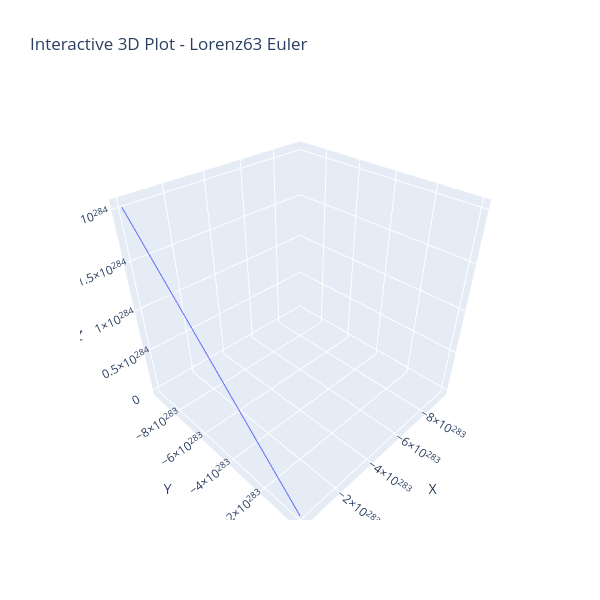
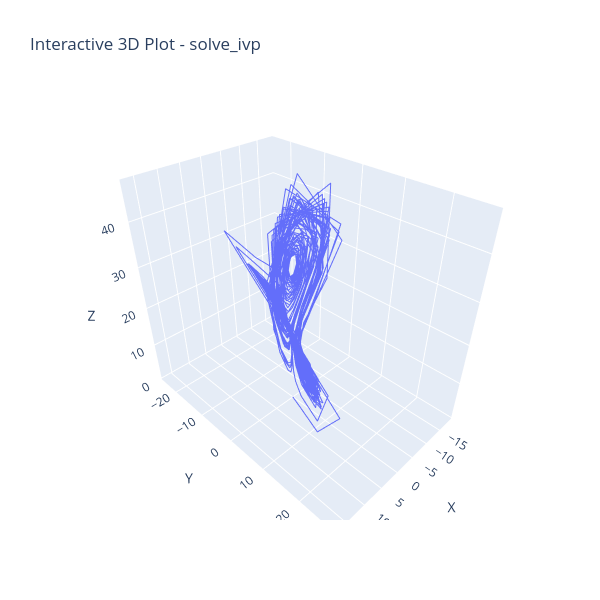
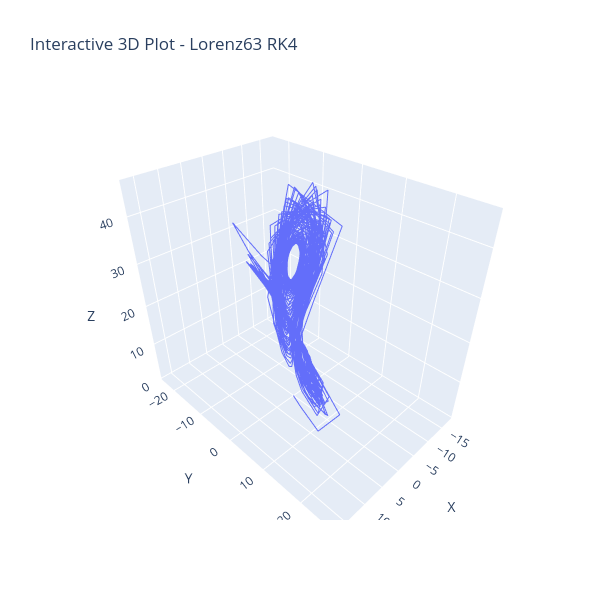

Notebook code cell kept with these figures, in order:
### Code cell
# !!! Turn plotting into a function


# def create_3d_plot(data, title):
#     df = pd.DataFrame(data)
#     fig = px.scatter_3d(df, x='X', y='Y', z='Z', title=title)
#     fig.update_traces(mode='lines', line=dict(width=2))
#     fig.update_layout(width=600, height=600)
#     return fig

#Euler Interactive 3D Plot
df = pd.DataFrame({
    'X': Y_euler[0, :],
    'Y': Y_euler[1, :],
    'Z': Y_euler[2, :]
})

fig = px.scatter_3d(df, x='X', y='Y', z='Z', title="Interactive 3D Plot - Lorenz63 Euler")
fig.update_traces(mode='lines', line=dict(width=2))
fig.update_layout(width=600, height=600,
#     scene=dict(
#         xaxis=dict(visible=False),
#         yaxis=dict(visible=False),
#         zaxis=dict(visible=False),
#         bgcolor="rgba(0,0,0,0)"
#     ),
#     paper_bgcolor="white",
)
fig.show()

df = pd.DataFrame({
    'X': y_ivp[0, :],
    'Y': y_ivp[1, :],
    'Z': y_ivp[2, :]
})

fig = px.scatter_3d(df, x='X', y='Y', z='Z', title="Interactive 3D Plot - solve_ivp")
fig.update_traces(mode='lines', line=dict(width=2))
fig.update_layout(width=600, height=600)
fig.show()

df=pd.DataFrame({
    'X': Y[0, :],
    'Y': Y[1, :],
    'Z': Y[2, :]
})

fig = px.scatter_3d(df, x='X', y='Y', z='Z', title="Interactive 3D Plot - Lorenz63 RK4")
fig.update_traces(mode='lines', line=dict(width=2))
fig.update_layout(width=600, height=600)
fig.show()

### Figure 1 — Plotly figure (JSON) as saved in the notebook; plotly's stock layout.template omitted (floating-point values rounded to 4 significant figures; data arrays with more than 128 entries replaced by an {"elided": "..."} marker saying what was removed)
{"data": [{"hovertemplate": "X=%{x}<br>Y=%{y}<br>Z=%{z}<extra></extra>", "legendgroup": "", "line": {"width": 2}, "marker": {"color": "#636efa", "symbol": "circle"}, "mode": "lines", "name": "", "scene": "scene", "showlegend": false, "type": "scatter3d", "x": {"elided": "1001 float values"}, "y": {"elided": "1001 float values"}, "z": {"elided": "1001 float values"}}], "layout": {"height": 600, "legend": {"tracegroupgap": 0}, "scene": {"domain": {"x": [0, 1], "y": [0, 1]}, "xaxis": {"title": {"text": "X"}}, "yaxis": {"title": {"text": "Y"}}, "zaxis": {"title": {"text": "Z"}}}, "title": {"text": "Interactive 3D Plot - Lorenz63 Euler"}, "width": 600}}

### Figure 2 — Plotly figure (JSON) as saved in the notebook; plotly's stock layout.template omitted (floating-point values rounded to 4 significant figures; data arrays with more than 128 entries replaced by an {"elided": "..."} marker saying what was removed)
{"data": [{"hovertemplate": "X=%{x}<br>Y=%{y}<br>Z=%{z}<extra></extra>", "legendgroup": "", "line": {"width": 2}, "marker": {"color": "#636efa", "symbol": "circle"}, "mode": "lines", "name": "", "scene": "scene", "showlegend": false, "type": "scatter3d", "x": {"elided": "1001 float values"}, "y": {"elided": "1001 float values"}, "z": {"elided": "1001 float values"}}], "layout": {"height": 600, "legend": {"tracegroupgap": 0}, "scene": {"domain": {"x": [0, 1], "y": [0, 1]}, "xaxis": {"title": {"text": "X"}}, "yaxis": {"title": {"text": "Y"}}, "zaxis": {"title": {"text": "Z"}}}, "title": {"text": "Interactive 3D Plot - solve_ivp"}, "width": 600}}

### Figure 3 — Plotly figure (JSON) as saved in the notebook; plotly's stock layout.template omitted (floating-point values rounded to 4 significant figures; data arrays with more than 128 entries replaced by an {"elided": "..."} marker saying what was removed)
{"data": [{"hovertemplate": "X=%{x}<br>Y=%{y}<br>Z=%{z}<extra></extra>", "legendgroup": "", "line": {"width": 2}, "marker": {"color": "#636efa", "symbol": "circle"}, "mode": "lines", "name": "", "scene": "scene", "showlegend": false, "type": "scatter3d", "x": {"elided": "1001 float values"}, "y": {"elided": "1001 float values"}, "z": {"elided": "1001 float values"}}], "layout": {"height": 600, "legend": {"tracegroupgap": 0}, "scene": {"domain": {"x": [0, 1], "y": [0, 1]}, "xaxis": {"title": {"text": "X"}}, "yaxis": {"title": {"text": "Y"}}, "zaxis": {"title": {"text": "Z"}}}, "title": {"text": "Interactive 3D Plot - Lorenz63 RK4"}, "width": 600}}
